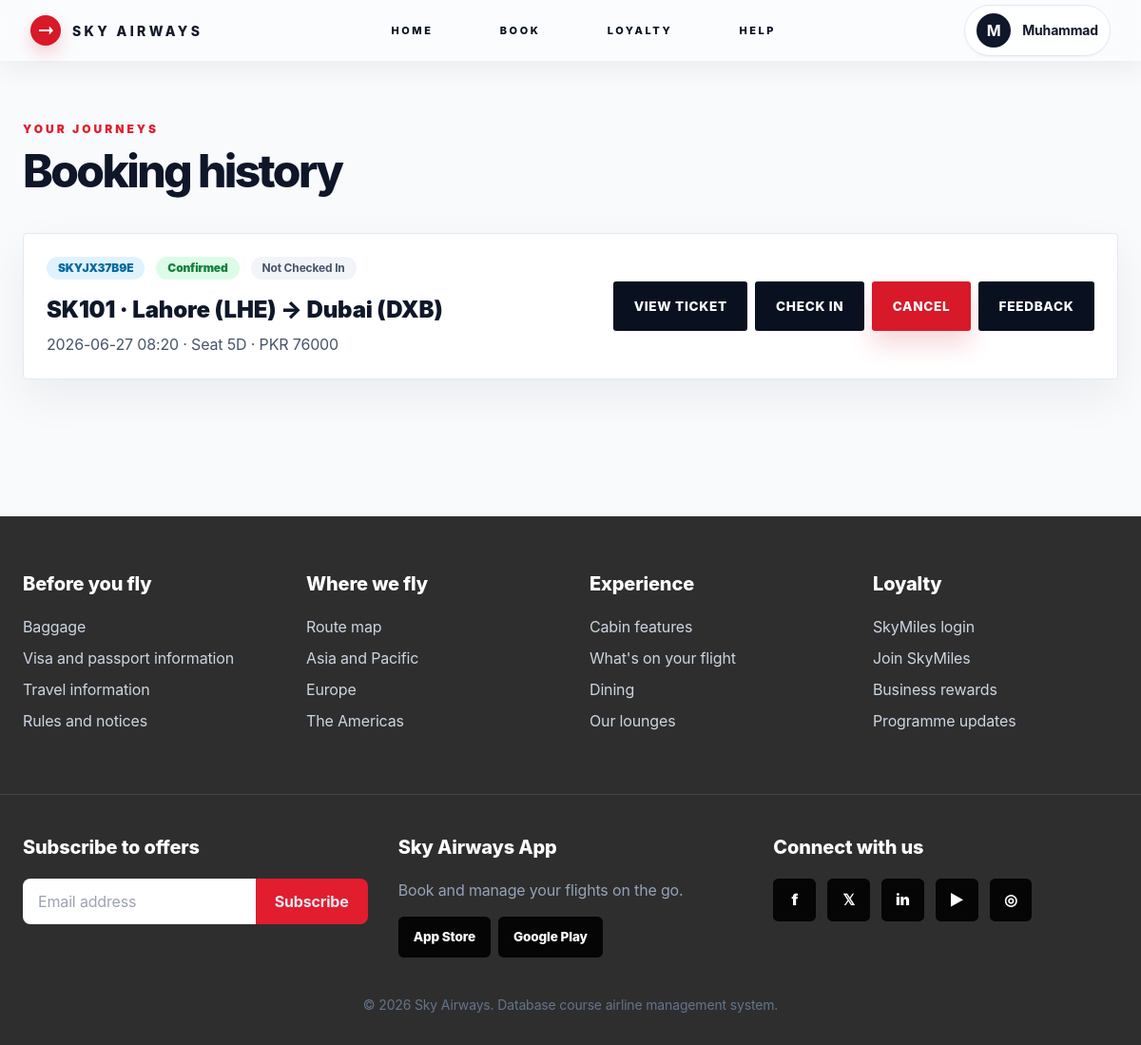
The page /booking-history (signed in) on the database its author committed.
### tables this page shows
CREATE TABLE users (
            id INTEGER PRIMARY KEY AUTOINCREMENT,
            full_name TEXT NOT NULL,
            username TEXT UNIQUE NOT NULL,
            email TEXT UNIQUE NOT NULL,
            phone TEXT,
            password_hash TEXT NOT NULL,
            country TEXT,
            date_of_birth TEXT,
            gender TEXT,
            role TEXT DEFAULT 'user',
            created_at TEXT DEFAULT CURRENT_TIMESTAMP
        );

CREATE TABLE bookings (
            id INTEGER PRIMARY KEY AUTOINCREMENT,
            user_id INTEGER NOT NULL,
            flight_id INTEGER NOT NULL,
            booking_reference TEXT UNIQUE NOT NULL,
            passenger_name TEXT NOT NULL,
            passport_or_cnic TEXT NOT NULL,
            nationality TEXT,
            phone TEXT,
            email TEXT,
            seat_number TEXT,
            cabin_class TEXT,
            fare REAL,
            booking_status TEXT DEFAULT 'Confirmed',
            payment_status TEXT DEFAULT 'Paid',
            check_in_status TEXT DEFAULT 'Not Checked In',
            created_at TEXT DEFAULT CURRENT_TIMESTAMP,
            FOREIGN KEY(user_id) REFERENCES users(id),
            FOREIGN KEY(flight_id) REFERENCES flights(id)
        );

CREATE TABLE flights (
            id INTEGER PRIMARY KEY AUTOINCREMENT,
            flight_number TEXT UNIQUE NOT NULL,
            departure_airport TEXT NOT NULL,
            arrival_airport TEXT NOT NULL,
            departure_city TEXT NOT NULL,
            arrival_city TEXT NOT NULL,
            departure_time TEXT NOT NULL,
            arrival_time TEXT NOT NULL,
            duration TEXT NOT NULL,
            aircraft_type TEXT NOT NULL,
            cabin_class TEXT NOT NULL,
            total_seats INTEGER NOT NULL,
            available_seats INTEGER NOT NULL,
            fare REAL NOT NULL,
            status TEXT DEFAULT 'On Time'
        );

### app.py (the view)
@app.route("/booking-history")
@login_required
def booking_history():
    bookings = query("""
        SELECT b.*, f.flight_number, f.departure_airport, f.arrival_airport, f.departure_time, f.arrival_time, f.status AS flight_status
        FROM bookings b JOIN flights f ON b.flight_id=f.id WHERE b.user_id=? ORDER BY b.created_at DESC
    """, (session["user_id"],))
    return render_template("history.html", bookings=bookings)

### app.py (called while the page is built)
def get_db():
    if "db" not in g:
        g.db = sqlite3.connect(DB_PATH)
        g.db.row_factory = sqlite3.Row
    return g.db

def query(sql, args=(), one=False):
    cur = get_db().execute(sql, args)
    rows = cur.fetchall()
    cur.close()
    return (rows[0] if rows else None) if one else rows

def current_user():
    if session.get("user_id"):
        return query("SELECT * FROM users WHERE id = ?", (session["user_id"],), one=True)
    return None

@app.context_processor
def inject_globals():
    return {"user": current_user(), "airports": AIRPORTS, "now": datetime.now()}

def login_required(view):
    @wraps(view)
    def wrapped(*args, **kwargs):
        if not session.get("user_id"):
            flash("To continue with your booking, please log in or create your Sky Airways account.", "info")
            session["next_url"] = request.path
            return redirect(url_for("login", next=request.path))
        return view(*args, **kwargs)
    return wrapped

@app.before_request
def ensure_db():
    init_db()

### templates/history.html (shortened to what this page needs)
{% extends 'base.html' %}
{% block content %}
<section class="py-16 px-6 bg-slate-50"><div class="max-w-7xl mx-auto"><p class="text-accent font-black uppercase tracking-[.25em] text-xs">Your journeys</p><h1 class="section-title mt-3">Booking history</h1><div class="mt-10 grid gap-5">{% for b in bookings %}<div class="premium-card p-6 grid lg:grid-cols-[1fr_auto] gap-5 items-center"><div><div class="flex flex-wrap gap-3"><span class="px-3 py-1 rounded-full bg-sky-100 text-sky-700 font-black text-xs">{{ b.booking_reference }}</span><span class="px-3 py-1 rounded-full {{ 'bg-red-100 text-red-700' if b.booking_status == 'Cancelled' else 'bg-green-100 text-green-700' }} font-black text-xs">{{ b.booking_status }}</span><span class="px-3 py-1 rounded-full bg-slate-100 text-slate-600 font-bold text-xs">{{ b.check_in_status }}</span></div><h2 class="text-2xl font-black mt-4">{{ b.flight_number }} · {{ b.departure_airport }} → {{ b.arrival_airport }}</h2><p class="text-slate-600 mt-2">{{ b.departure_time }} · Seat {{ b.seat_number }} · PKR {{ '%.0f'|format(b.fare) }}</p></div><div class="flex flex-wrap gap-2"><a class="btn-dark" href="{{ url_for('confirmation', booking_id=b.id) }}">View Ticket</a>{% if b.booking_status == 'Confirmed' %}<form method="post" action="{{ url_for('check_in', booking_id=b.id) }}"><button class="btn-dark">Check In</button></form><form method="post" action="{{ url_for('cancel_booking', booking_id=b.id) }}" onsubmit="return confirm('Cancel this ticket? Seat availability will be restored.')"><button class="btn-primary">Cancel</button></form>{% endif %}<a class="btn-dark" href="{{ url_for('feedback') }}">Feedback</a></div></div>{% else %}<div class="premium-card p-10 text-center"><h2 class="text-2xl font-black">No bookings yet</h2><p class="text-slate-600 mt-2">Search flights and create your first Sky Airways booking.</p><a class="btn-primary mt-6" href="{{ url_for('flights') }}">Search Flights</a></div>{% endfor %}</div></div></section>
{% endblock %}

### templates/base.html (shortened to what this page needs)
<!doctype html>
<html lang="en" class="scroll-smooth">
<head>
  <script src="https://cdn.tailwindcss.com"></script>
  <link rel="stylesheet" href="{{ url_for('static', filename='css/app.css') }}">
</head>
<body class="font-display bg-slate-50 text-slate-900 min-h-screen">
  <nav class="site-nav fixed top-0 left-0 right-0 z-50">
    <div class="max-w-7xl mx-auto px-4 sm:px-6 lg:px-8 h-[64px] flex items-center justify-between">
      <a href="{{ url_for('home') }}" class="flex items-center gap-3 group">
        <span class="logo-mark group-hover:scale-105 transition"></span>
        <span class="brand-text">SKY AIRWAYS</span>
      </a>
      <div class="hidden md:flex items-center gap-10">
        <a class="nav-link" href="{{ url_for('home') }}">Home</a>
        <a class="nav-link" href="{{ url_for('book') }}">Book</a>
        <a class="nav-link" href="{{ url_for('loyalty') }}">Loyalty</a>
        <a class="nav-link" href="{{ url_for('help_page') }}">Help</a>
      </div>
      <div class="flex items-center gap-3">
        {% if user %}
        <div class="relative group">
          <button class="flex items-center gap-3 rounded-full bg-white/80 border border-slate-200 px-3 py-2 shadow-sm hover:shadow-md transition">
            <span class="h-9 w-9 rounded-full bg-skybrand text-white grid place-items-center font-bold">{{ user.full_name[0] }}</span>
            <span class="hidden sm:block text-sm font-bold">{{ user.full_name.split()[0] }}</span>
          </button>
        </div>
        {% else %}
        <a href="{{ url_for('login') }}" class="hidden sm:inline-flex rounded-[3px] bg-skybrand text-white px-5 py-2.5 text-[11px] font-black tracking-widest uppercase hover:bg-accent transition shadow-md">Login / Sign Up</a>
        {% endif %}
      </div>
    </div>
  </nav>
  <main class="pt-[64px]">
    {% block content %}{% endblock %}
  </main>
  <footer class="bg-[#2e2e2e] text-slate-200 mt-20">
    <div class="max-w-7xl mx-auto px-6 py-14 grid md:grid-cols-4 gap-10 border-b border-white/10">
      <div><h3 class="footer-title">Before you fly</h3><p class="footer-link">Baggage</p><p class="footer-link">Visa and passport information</p><p class="footer-link">Travel information</p><p class="footer-link">Rules and notices</p></div>
      <div><h3 class="footer-title">Where we fly</h3><p class="footer-link">Route map</p><p class="footer-link">Asia and Pacific</p><p class="footer-link">Europe</p><p class="footer-link">The Americas</p></div>
      <div><h3 class="footer-title">Experience</h3><p class="footer-link">Cabin features</p><p class="footer-link">What's on your flight</p><p class="footer-link">Dining</p><p class="footer-link">Our lounges</p></div>
      <div><h3 class="footer-title">Loyalty</h3><p class="footer-link">SkyMiles login</p><p class="footer-link">Join SkyMiles</p><p class="footer-link">Business rewards</p><p class="footer-link">Programme updates</p></div>
    </div>
    <div class="max-w-7xl mx-auto px-6 py-10 grid md:grid-cols-3 gap-8">
      <div><h3 class="footer-title">Subscribe to offers</h3><div class="mt-4 flex"><input class="px-4 py-3 rounded-l-lg text-slate-900 w-full" placeholder="Email address"><button class="px-5 bg-accent rounded-r-lg font-bold">Subscribe</button></div></div>
      <div><h3 class="footer-title">Sky Airways App</h3><p class="text-slate-400 mt-3">Book and manage your flights on the go.</p><div class="mt-4 flex gap-2"><span class="app-badge">App Store</span><span class="app-badge">Google Play</span></div></div>
      <div><h3 class="footer-title">Connect with us</h3><div class="mt-4 flex gap-3"><span class="social">f</span><span class="social">𝕏</span><span class="social">in</span><span class="social">▶</span><span class="social">◎</span></div></div>
    </div>
    <p class="text-center text-slate-500 text-sm pb-8">© {{ now.year }} Sky Airways. Database course airline management system.</p>
  </footer>
</body>
</html>

### static/css/app.css (style rules this page uses)
:root { --navy:#07111f; --ink:#101624; --muted:#667085; --accent:#d7192a; --sky:#dff4ff; --line:#e6eaf0; }
* { box-sizing:border-box; }
html, body { font-family:'Manrope',ui-sans-serif,system-ui,-apple-system,BlinkMacSystemFont,'Segoe UI',sans-serif; color:var(--ink); background:#f6f8fb; }
body { letter-spacing:-.01em; }
.site-nav { height:64px; background:rgba(255,255,255,.34); backdrop-filter:blur(18px) saturate(140%); -webkit-backdrop-filter:blur(18px) saturate(140%); border-bottom:1px solid rgba(255,255,255,.38); box-shadow:0 8px 28px rgba(15,23,42,.06); }
.logo-mark { height:32px; width:32px; border-radius:50%; background:var(--accent); position:relative; box-shadow:0 8px 18px rgba(215,25,42,.20); }
.logo-mark:before { content:""; position:absolute; inset:9px 8px 9px 9px; background:#fff; clip-path:polygon(0 43%,72% 43%,72% 18%,100% 50%,72% 82%,72% 57%,0 57%); }
.brand-text { font-size:14px; letter-spacing:.24em; font-weight:800; color:#111827; }
.nav-link { position:relative; padding:.55rem .95rem; color:#07111f; transition:all .25s ease; font-size:11px; letter-spacing:.23em; font-weight:800; text-transform:uppercase; border-radius:10px; text-shadow:0 1px 10px rgba(255,255,255,.45); }
.nav-link:after { display:none; }
.btn-primary { display:inline-flex; align-items:center; justify-content:center; gap:.6rem; border-radius:3px; background:var(--accent); color:white; font-weight:800; padding:1rem 1.35rem; box-shadow:0 14px 26px rgba(215,25,42,.18); transition:.2s; text-transform:uppercase; letter-spacing:.05em; font-size:.85rem; }
.btn-dark { display:inline-flex; align-items:center; justify-content:center; border-radius:3px; background:#091121; color:white; font-weight:800; padding:1rem 1.35rem; transition:.2s; text-transform:uppercase; letter-spacing:.05em; font-size:.85rem; }
.section-title { font-weight:800; font-size:clamp(2.05rem,4vw,3.45rem); letter-spacing:-.055em; line-height:1.02; color:#0e1628; }
.premium-card { background:white; border:1px solid #e5e9f0; border-radius:4px; box-shadow:0 18px 48px rgba(15,23,42,.06); transition:.22s; }
.footer-title { font-weight:800; font-size:1.25rem; color:white; margin-bottom:1.15rem; }
.footer-link { color:#cbd5e1; margin:.55rem 0; }
.app-badge { background:#050505; color:white; padding:.7rem 1rem; border-radius:.35rem; font-weight:800; font-size:.85rem; }
.social { background:#050505; color:white; height:2.8rem; width:2.8rem; border-radius:.35rem; display:grid; place-items:center; font-weight:900; }

### rows shown on the page
users: full_name "M", full_name "Muhammad"
bookings: booking_reference "SKYJX37B9E", booking_status "Confirmed", check_in_status "Not Checked In", flight_number "SK101", departure_airport "Lahore (LHE)", arrival_airport "Dubai (DXB)", departure_time "2026-06-27 08:20", seat_number "5D", fare "76000"
